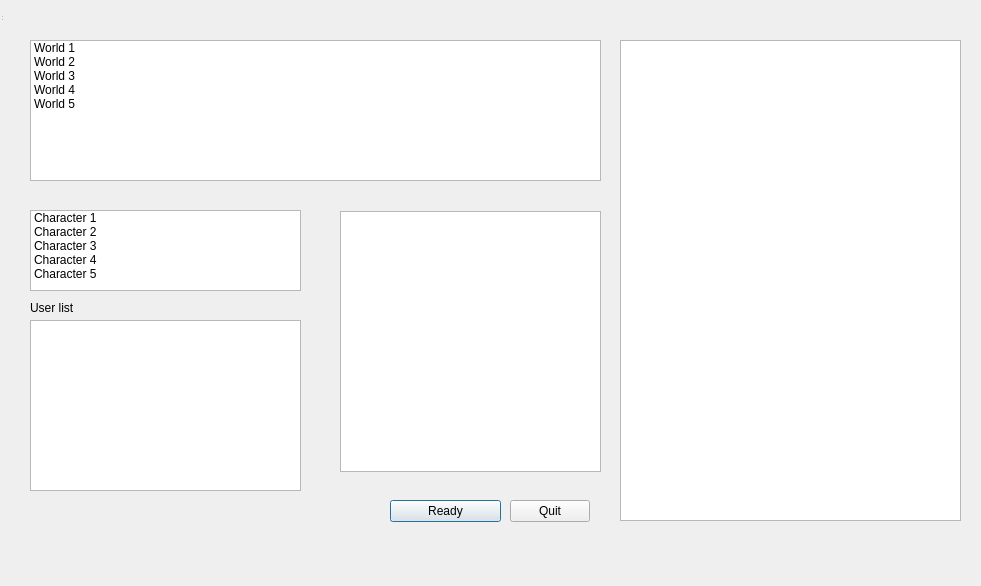
<?xml version="1.0" encoding="UTF-8"?>
<ui version="4.0">
 <class>LobbyDialog</class>
 <widget class="QDialog" name="LobbyDialog">
  <property name="geometry">
   <rect>
    <x>0</x>
    <y>0</y>
    <width>981</width>
    <height>586</height>
   </rect>
  </property>
  <property name="windowTitle">
   <string>MainWindow</string>
  </property>
  <widget class="QWidget" name="centralwidget" native="true">
   <property name="geometry">
    <rect>
     <x>0</x>
     <y>0</y>
     <width>991</width>
     <height>552</height>
    </rect>
   </property>
   <widget class="QListWidget" name="characterList">
    <property name="geometry">
     <rect>
      <x>30</x>
      <y>210</y>
      <width>271</width>
      <height>81</height>
     </rect>
    </property>
    <item>
     <property name="text">
      <string>Character 1</string>
     </property>
    </item>
    <item>
     <property name="text">
      <string>Character 2</string>
     </property>
    </item>
    <item>
     <property name="text">
      <string>Character 3</string>
     </property>
    </item>
    <item>
     <property name="text">
      <string>Character 4</string>
     </property>
    </item>
    <item>
     <property name="text">
      <string>Character 5</string>
     </property>
    </item>
   </widget>
   <widget class="QGraphicsView" name="characterView">
    <property name="geometry">
     <rect>
      <x>340</x>
      <y>211</y>
      <width>261</width>
      <height>261</height>
     </rect>
    </property>
   </widget>
   <widget class="QListView" name="userlist">
    <property name="geometry">
     <rect>
      <x>30</x>
      <y>320</y>
      <width>271</width>
      <height>171</height>
     </rect>
    </property>
   </widget>
   <widget class="QLabel" name="userlabel">
    <property name="geometry">
     <rect>
      <x>30</x>
      <y>300</y>
      <width>51</width>
      <height>16</height>
     </rect>
    </property>
    <property name="text">
     <string>User list</string>
    </property>
   </widget>
   <widget class="QPushButton" name="readyButton">
    <property name="geometry">
     <rect>
      <x>390</x>
      <y>500</y>
      <width>111</width>
      <height>22</height>
     </rect>
    </property>
    <property name="text">
     <string>Ready</string>
    </property>
   </widget>
   <widget class="QPushButton" name="quitButton">
    <property name="geometry">
     <rect>
      <x>510</x>
      <y>500</y>
      <width>80</width>
      <height>22</height>
     </rect>
    </property>
    <property name="text">
     <string>Quit</string>
    </property>
   </widget>
   <widget class="QGraphicsView" name="mapView">
    <property name="geometry">
     <rect>
      <x>620</x>
      <y>40</y>
      <width>341</width>
      <height>481</height>
     </rect>
    </property>
   </widget>
   <widget class="QListWidget" name="mapList">
    <property name="geometry">
     <rect>
      <x>30</x>
      <y>40</y>
      <width>571</width>
      <height>141</height>
     </rect>
    </property>
    <item>
     <property name="text">
      <string>World 1</string>
     </property>
    </item>
    <item>
     <property name="text">
      <string>World 2</string>
     </property>
    </item>
    <item>
     <property name="text">
      <string>World 3</string>
     </property>
    </item>
    <item>
     <property name="text">
      <string>World 4</string>
     </property>
    </item>
    <item>
     <property name="text">
      <string>World 5</string>
     </property>
    </item>
   </widget>
  </widget>
  <widget class="QStatusBar" name="statusbar">
   <property name="geometry">
    <rect>
     <x>0</x>
     <y>0</y>
     <width>3</width>
     <height>22</height>
    </rect>
   </property>
  </widget>
 </widget>
 <resources/>
 <connections/>
</ui>
